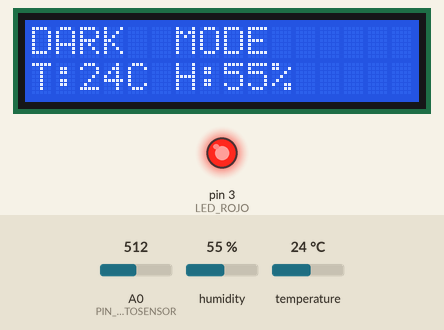
Recording of a sketch running on a simulated Arduino Uno, built with avr-gcc and run on an emulated ATmega328P. Shown: 16×2 character LCD, output pins drawn as LEDs (lit = HIGH). The inputs (shaded band) are chosen by the test bench; at power-on: A0 (PIN_FOTOSENSOR) = 512, humidity 55 %, temperature 24 °C. What the sketch prints to the serial monitor is not drawn.

Above: at 1.2 s.
1.3 s: A0 (PIN_FOTOSENSOR) set to 213
2.8 s: A0 (PIN_FOTOSENSOR) set to 182
At 4.3 s:
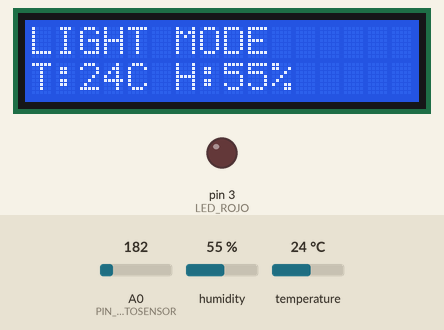
4.7 s: humidity set to 22 %
At 7.1 s:
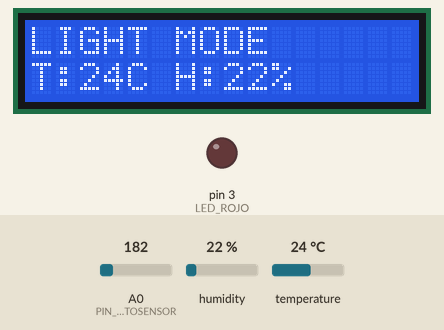
7.9 s: temperature set to 12 °C
At 9.0 s:
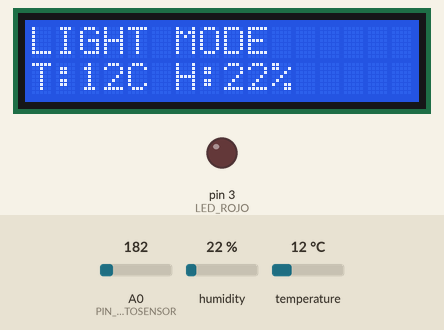
10.0 s: humidity set to 40 %
At 11.0 s:
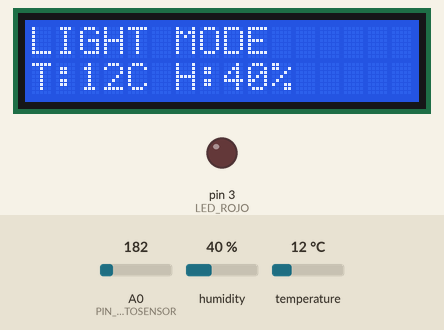
12.1 s: A0 (PIN_FOTOSENSOR) set to 210
At 13.3 s:
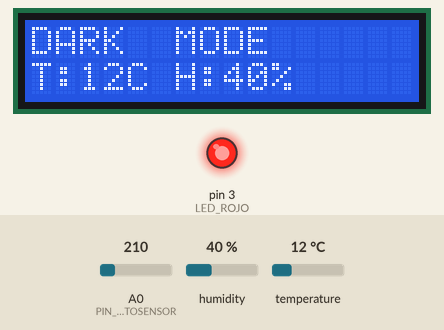
Timing chart, 0 to 14.7 s (numbered marks = the images above; inputs shaded):
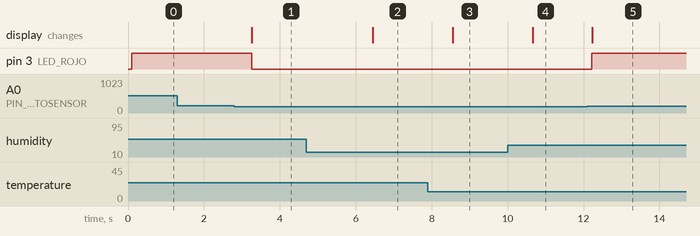

The sketch:

sketch_aug07a.ino
```cpp
#include <Wire.h>
#include <LCD.h>
#include <LiquidCrystal_I2C.h>

#include <DHT.h>
#include <DHT_U.h>

// PINES DIGITALES
int LED_ROJO = 3;
int PIN_DHT11 = 2;

// PINES ANALÓGICOS
const int PIN_FOTOSENSOR = A0;
//#define PIN_FOTOSENSOR A0

// LCD
LiquidCrystal_I2C lcd (0x27, 2, 1, 0, 4, 5, 6, 7);

// OTRAS VARIABLES
int TEMPERATURA;
int HUMEDAD;
int PWD;
int LIGHT;

DHT dht(PIN_DHT11, DHT11);

void setup() {
  Serial.begin(9600);
  // DHT11
  dht.begin();
  // LED
  pinMode(3, OUTPUT);
  // LDR
  pinMode(PIN_FOTOSENSOR, INPUT);
  // LCD
  lcd.setBacklightPin(3, POSITIVE);
  lcd.setBacklight(HIGH);
  lcd.begin(16, 2);
  lcd.clear();
}

void loop() {
  // DHT11
  TEMPERATURA = dht.readTemperature();
  HUMEDAD = dht.readHumidity();
  Serial.print("T");
  Serial.print(TEMPERATURA);
  Serial.print(" H");
  Serial.print(HUMEDAD);
  // LCD
  lcd.setCursor(0, 1);
  lcd.print("T:");
  lcd.print(TEMPERATURA);
  lcd.print("C");
  lcd.print(" H:");
  lcd.print(HUMEDAD);
  lcd.print("%");

  // FOTORESISTENCIA
  LIGHT = analogRead(PIN_FOTOSENSOR);
  Serial.print( " L");
  Serial.println(LIGHT);
  if(LIGHT > 200) {
    digitalWrite(LED_ROJO, HIGH);
    // LCD
    lcd.setCursor(0, 0);
    lcd.print("DARK  MODE");
  } else {
    digitalWrite(LED_ROJO, LOW);
    // LCD
    lcd.setCursor(0, 0);
    lcd.print("LIGHT MODE");
  }

  delay(500);
}
```

Measured:
- the behaviour switches between 201 and 200 on A0 (PIN_FOTOSENSOR) (found by bisection; images 0 and 1)
- after the input at 1.3 s, every drawn part: stays the same
- after the input at 2.8 s, pin 3 (LED_ROJO): HIGH → LOW after 0.46 s; the display: changes after 0.47 s (image 1)
- after the input at 4.7 s, the display: changes after 1.7 s (image 2)
- after the input at 7.9 s, the display: changes after 0.65 s (image 3)
- after the input at 10.0 s, the display: changes after 0.66 s (image 4)
- after the input at 12.1 s, pin 3 (LED_ROJO): LOW → HIGH after 0.12 s; the display: changes after 0.13 s (image 5)
